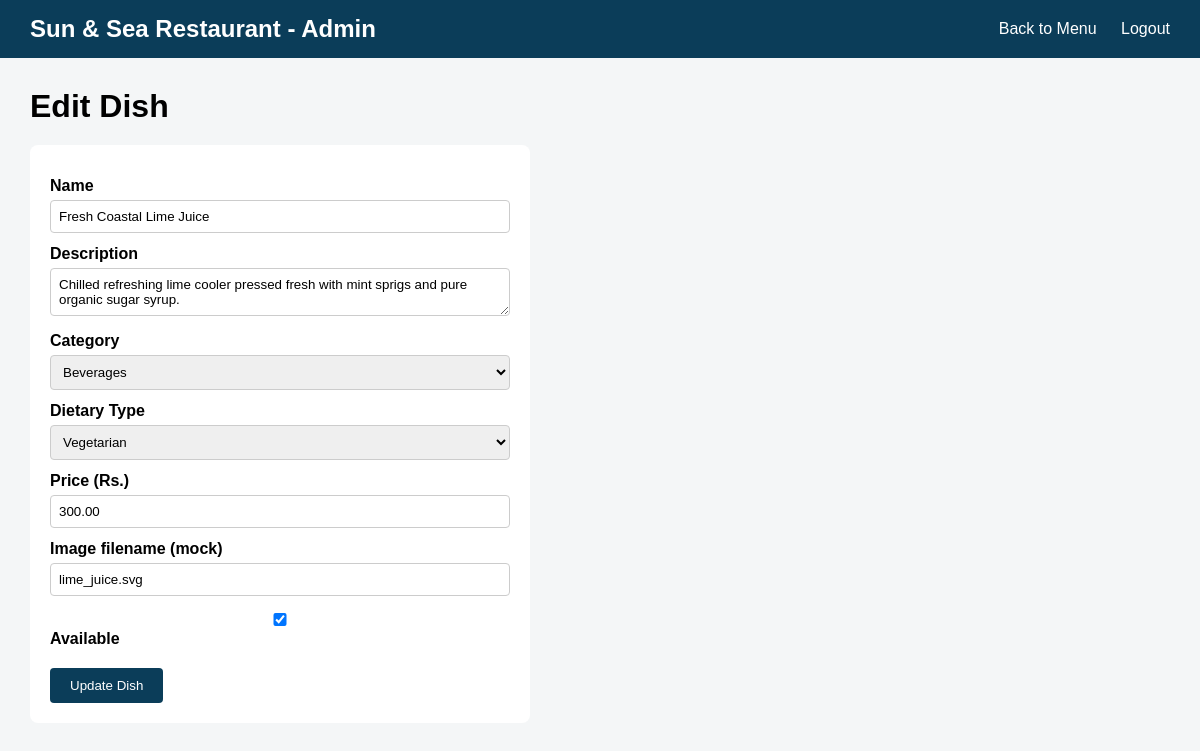
The page /admin/edit_item.php?id=7 (signed in) on the database its author committed.
### tables this page shows
CREATE TABLE IF NOT EXISTS menu_items (
    item_id INT AUTO_INCREMENT PRIMARY KEY,
    category_id INT NOT NULL,
    name VARCHAR(100) NOT NULL,
    description TEXT,
    dietary_type ENUM('Vegetarian','Non-Vegetarian') NOT NULL DEFAULT 'Non-Vegetarian',
    price DECIMAL(10,2) NOT NULL,
    image_url VARCHAR(255) DEFAULT 'default_dish.svg',
    is_available TINYINT(1) DEFAULT 1,
    created_at TIMESTAMP DEFAULT CURRENT_TIMESTAMP,
    FOREIGN KEY (category_id) REFERENCES categories(category_id) ON DELETE CASCADE
);

CREATE TABLE IF NOT EXISTS categories (
    category_id INT AUTO_INCREMENT PRIMARY KEY,
    category_name VARCHAR(50) NOT NULL
);

### admin/edit_item.php (the view, shortened to what this page needs)
<?php
include '../includes/db.php';
$id = (int) $_GET['id'];
$categories = mysqli_query($conn, "SELECT * FROM categories");
$stmt = mysqli_prepare($conn, "SELECT * FROM menu_items WHERE item_id = ?");
mysqli_stmt_bind_param($stmt, "i", $id);
mysqli_stmt_execute($stmt);
$item = mysqli_fetch_assoc(mysqli_stmt_get_result($stmt));
?>
<!DOCTYPE html>
<html>
<head>
    <link rel="stylesheet" href="../assets/css/admin.css">
</head>
<body>
    <div class="admin-nav">
        <h2>Sun & Sea Restaurant - Admin</h2>
        <div>
            <a href="menu_management.php">Back to Menu</a>
            <a href="logout.php">Logout</a>
        </div>
    </div>
    <div class="dashboard-content">
        <h1>Edit Dish</h1>
        <form method="POST" class="admin-form">
            <label>Name</label>
            <input type="text" name="name" value="<?php echo htmlspecialchars($item['name']); ?>" required>
            <label>Description</label>
            <textarea name="description"><?php echo htmlspecialchars($item['description']); ?></textarea>
            <label>Category</label>
            <select name="category_id">
                <?php while ($cat = mysqli_fetch_assoc($categories)) { ?>
                    <option value="<?php echo $cat['category_id']; ?>" <?php echo ($cat['category_id'] == $item['category_id']) ? 'selected' : ''; ?>>
                        <?php echo htmlspecialchars($cat['category_name']); ?>
                    </option>
                <?php } ?>
            </select>
            <label>Dietary Type</label>
            <select name="dietary_type">
                <option value="Vegetarian" <?php echo ($item['dietary_type']=='Vegetarian')?'selected':''; ?>>Vegetarian</option>
            </select>
            <label>Price (Rs.)</label>
            <input type="number" step="0.01" name="price" value="<?php echo $item['price']; ?>" required>
            <label>Image filename (mock)</label>
            <input type="text" name="image_url" value="<?php echo htmlspecialchars($item['image_url']); ?>">
            <label><input type="checkbox" name="is_available" <?php echo $item['is_available'] ? 'checked' : ''; ?>> Available</label>
            <button type="submit">Update Dish</button>
        </form>
    </div>
</body>
</html>

### assets/css/admin.css (style rules this page uses)
* { box-sizing: border-box; margin: 0; padding: 0; font-family: Arial, sans-serif; }
body { background: #f4f6f7; }
.admin-nav { background: #0b3d59; color: #fff; padding: 15px 30px; display: flex; justify-content: space-between; align-items: center; }
.admin-nav a { color: #fff; margin-left: 20px; text-decoration: none; }
.dashboard-content { padding: 30px; }
.admin-form { background: #fff; padding: 20px; max-width: 500px; margin-top: 20px; border-radius: 8px; }
.admin-form label { display: block; margin-top: 12px; font-weight: bold; }
.admin-form input, .admin-form select, .admin-form textarea { width: 100%; padding: 8px; margin-top: 5px; border: 1px solid #ccc; border-radius: 4px; }
.admin-form button { margin-top: 20px; padding: 10px 20px; background: #0b3d59; color: #fff; border: none; border-radius: 4px; cursor: pointer; }

### rows shown on the page
menu_items: name "Fresh Coastal Lime Juice", description "Chilled refreshing lime cooler pressed fresh with mint sprigs and pure organic sugar syrup.", category_id "Beverages", dietary_type "Vegetarian", price "300.00", image_url "lime_juice.svg", is_available "☑"
